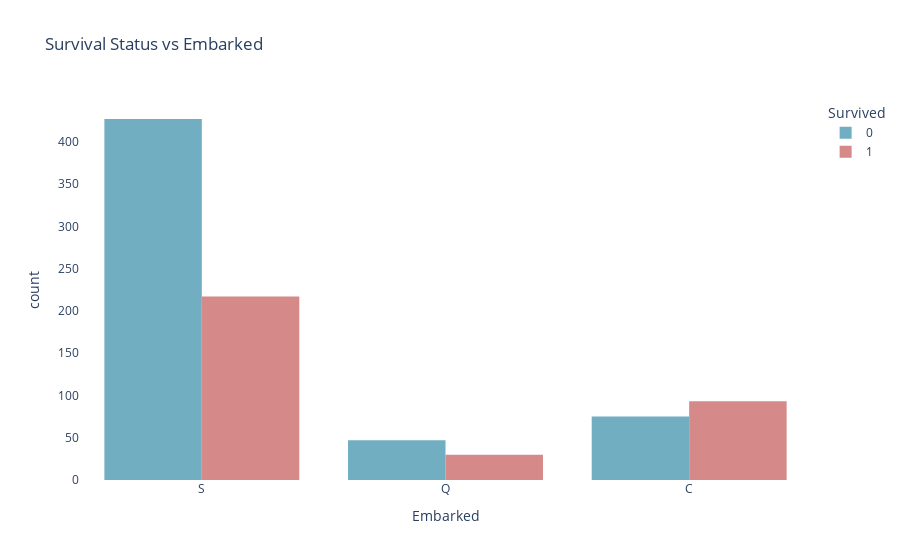

Notebook cell for this chart:
### Code cell
fig = px.histogram(data, 
                   x="Embarked",
                   color="Survived",
                   hover_data=data.columns,
                   title="Survival Status vs Embarked",
                   barmode="group",
                   color_discrete_sequence=['#71AEC2 ','#D58989'])
fig.update_layout({'plot_bgcolor': 'rgba(0, 0, 0, 0)', 'paper_bgcolor': 'rgba(0, 0, 0, 0)',})
fig.show()

### Figure 1 — Plotly figure (JSON) as saved in the notebook; plotly's stock layout.template omitted (floating-point values rounded to 4 significant figures; data arrays with more than 128 entries replaced by an {"elided": "..."} marker saying what was removed)
{"data": [{"alignmentgroup": "True", "bingroup": "x", "hovertemplate": "Survived=0<br>Embarked=%{x}<br>count=%{y}<extra></extra>", "legendgroup": "0", "marker": {"color": "#71AEC2 ", "pattern": {"shape": ""}}, "name": "0", "offsetgroup": "0", "orientation": "v", "showlegend": true, "type": "histogram", "x": {"elided": "549 str values"}, "xaxis": "x", "yaxis": "y"}, {"alignmentgroup": "True", "bingroup": "x", "hovertemplate": "Survived=1<br>Embarked=%{x}<br>count=%{y}<extra></extra>", "legendgroup": "1", "marker": {"color": "#D58989", "pattern": {"shape": ""}}, "name": "1", "offsetgroup": "1", "orientation": "v", "showlegend": true, "type": "histogram", "x": {"elided": "342 str values"}, "xaxis": "x", "yaxis": "y"}], "layout": {"autosize": true, "barmode": "group", "legend": {"title": {"text": "Survived"}, "tracegroupgap": 0}, "paper_bgcolor": "rgba(0, 0, 0, 0)", "plot_bgcolor": "rgba(0, 0, 0, 0)", "title": {"text": "Survival Status vs Embarked"}, "xaxis": {"anchor": "y", "autorange": true, "domain": [0, 1], "range": [-0.5, 2.5], "title": {"text": "Embarked"}, "type": "category"}, "yaxis": {"anchor": "x", "autorange": true, "domain": [0, 1], "range": [0, 449.5], "title": {"text": "count"}}}}
